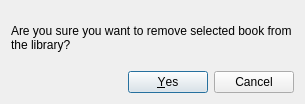
<?xml version="1.0" encoding="UTF-8"?>
<ui version="4.0">
 <class>RemoveBookConfirmationDialog</class>
 <widget class="QDialog" name="RemoveBookConfirmationDialog">
  <property name="geometry">
   <rect>
    <x>0</x>
    <y>0</y>
    <width>305</width>
    <height>104</height>
   </rect>
  </property>
  <property name="windowTitle">
   <string>Dialog</string>
  </property>
  <layout class="QGridLayout" name="gridLayout">
   <item row="1" column="0">
    <widget class="QDialogButtonBox" name="buttonBox">
     <property name="orientation">
      <enum>Qt::Horizontal</enum>
     </property>
     <property name="standardButtons">
      <set>QDialogButtonBox::Cancel|QDialogButtonBox::Yes</set>
     </property>
    </widget>
   </item>
   <item row="0" column="0">
    <widget class="QLabel" name="label">
     <property name="text">
      <string>Are you sure you want to remove selected book from the library?</string>
     </property>
     <property name="wordWrap">
      <bool>true</bool>
     </property>
    </widget>
   </item>
  </layout>
 </widget>
 <resources/>
 <connections>
  <connection>
   <sender>buttonBox</sender>
   <signal>accepted()</signal>
   <receiver>RemoveBookConfirmationDialog</receiver>
   <slot>accept()</slot>
   <hints>
    <hint type="sourcelabel">
     <x>248</x>
     <y>254</y>
    </hint>
    <hint type="destinationlabel">
     <x>157</x>
     <y>274</y>
    </hint>
   </hints>
  </connection>
  <connection>
   <sender>buttonBox</sender>
   <signal>rejected()</signal>
   <receiver>RemoveBookConfirmationDialog</receiver>
   <slot>reject()</slot>
   <hints>
    <hint type="sourcelabel">
     <x>316</x>
     <y>260</y>
    </hint>
    <hint type="destinationlabel">
     <x>286</x>
     <y>274</y>
    </hint>
   </hints>
  </connection>
 </connections>
</ui>
